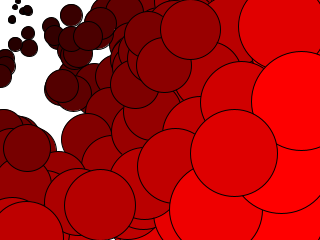
Frame 1 (no input)
Frame 60 (the mouse pressed at the canvas centre just before this capture): identical to frame 1, image omitted
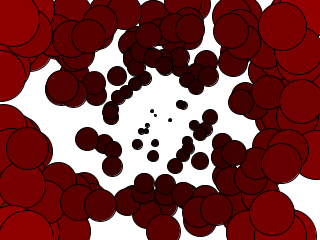
Frame 120 (the mouse held since frame 60 and released just before this capture)

The Processing sketch that drew these frames (run headless with seeded random() and noise(); from frame 60 on, the mouse is pressed at the canvas centre):

// Processing sketch: processing_18434
// ── processing_18434.pde

// Jugando Con Numeros
// Seminario de Matematicas
// Jan 24, 2011: Chris Sugrue.

int total = 200;                  // total circles
int [] xPos = new int[total];    // x positions
int [] yPos = new int[total];    // y positions
int [] radius = new int[total];  // radii


void setup()
{
  size(320,240);
  
  for( int i = 0; i < total; i++)
  {
    xPos[i] = int( random(0,width) );
    yPos[i] = int(random(0,height) );
    radius[i] = int(random(20,40) );
  }
  
}


void draw()
{
  background(255);
  
  for( int i = 0; i < total; i++)
  {
    // calc distance from mouse
    float distance = dist(xPos[i],yPos[i],mouseX,mouseY);
    
    // find percentage of distance from circle center to mouse position 
    // in comparison to max distance (screen width )
    float pct = distance/width;
    
    // apply to red color by mapping percent to color range
    //same as:  int redColor = int(255*pct);
    int redColor = int( map(pct,0,1,0,255) );
    fill(redColor,0,0);
    
    // map radius to distance
    // same as: radius[i] = int( map(pct,0,1,0,100) );
    radius[i] = int(100*pct);
    ellipse(xPos[i],yPos[i],radius[i],radius[i]);


  }
  
  
  
  
}
